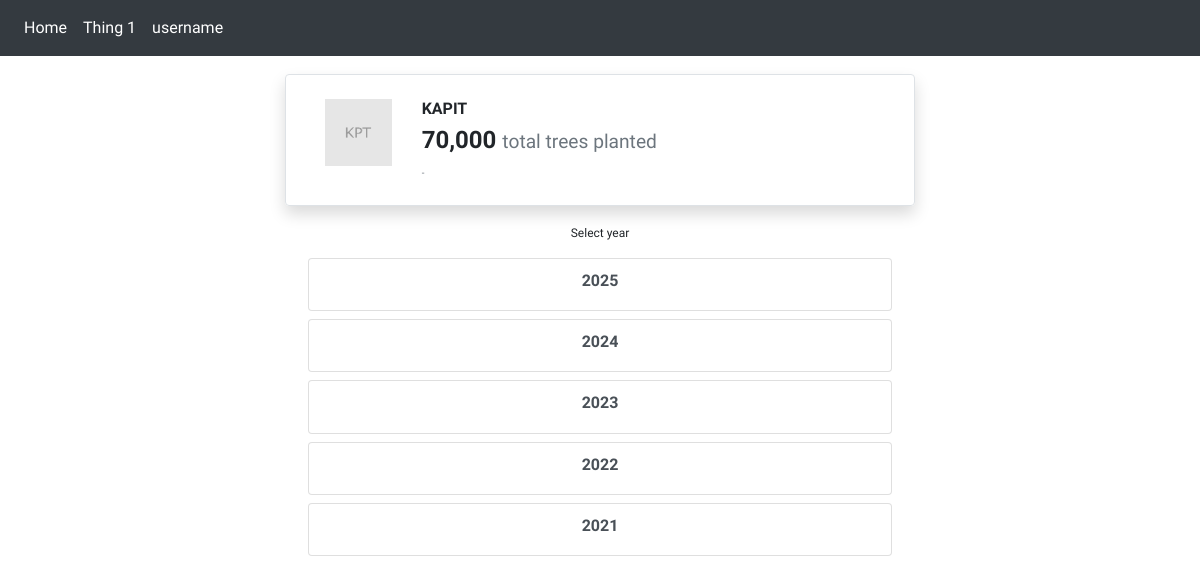
The app's page /kapit_index/, older data.
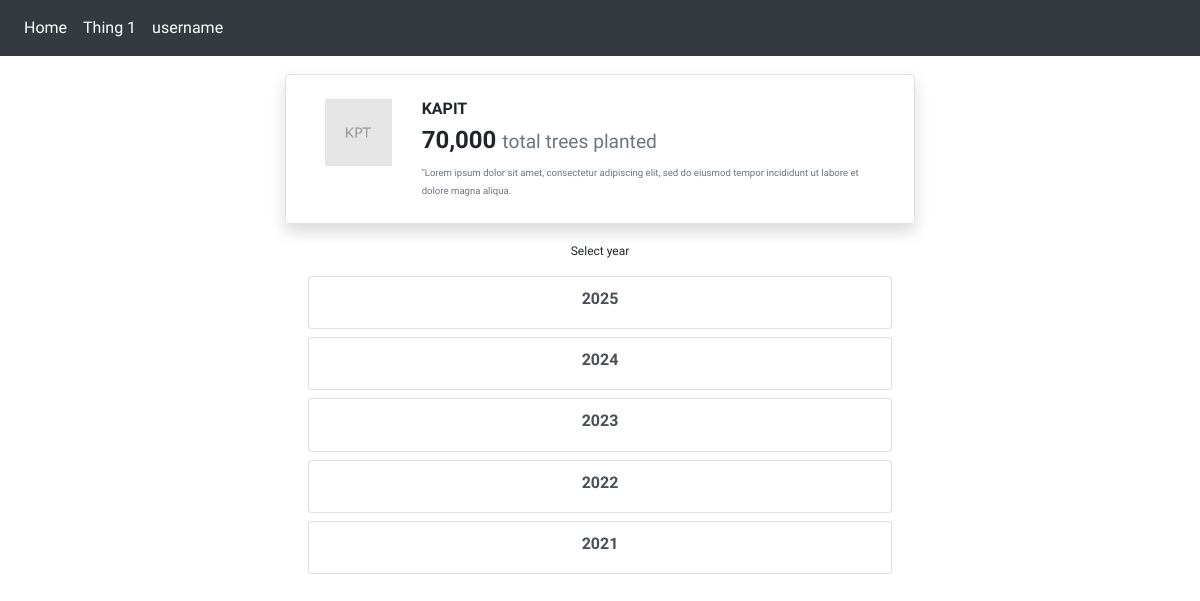
The same page, newer data.
### figure/models.py (models this page shows, shortened)
class FigureByDivision(models.Model):
	division_name = models.CharField(max_length=20, choices=DIVISION_CHOICES, default='KUCHING')
	division_total_trees = models.IntegerField()
	division_description = models.TextField(null=True)
	division_img = models.ImageField('Division Image', null=True, upload_to='division_img/')
	class Meta:
		ordering = ['-division_total_trees']

### figure/views.py (the view)
# urls.py: path('kapit_index/', kapit_index_view, name='kapit_index'),
def kapit_index_view(request):
	kpt_fd = fd_queryset.filter(division_name__icontains='Kapit')
	return render(request, 'figure/kapit_index.html', {'kpt_fd':kpt_fd})

### figure/templates/figure/kapit_index.html (shortened to what this page needs)
{% extends 'base.html' %}
{% block content %}
<br>
<div class="custom-div">
		{% for fd in kpt_fd %}
	<div class="row border rounded shadow p-4">
		<div class="col-2">
			<img class="w-100" src="{{ fd.division_img.url }}">
		</div>
		<div class="col-10">
			<h6>{{ fd.division_name }}</hh6>
			<h4>{{ fd.division_total_trees }} <small class="text-muted">total trees planted</small></h4>
			<small class="text-muted">{{ fd.division_description }}</small>
		</div>
	</div>
	{% endfor %}
	<br>
	<p class="text-center">Select year</p>
	<div class="list-group text-center m-2">
		<a class="list-group-item list-group-item-action flex-column align-items-start" href="{% url 'kapit_2025' %}">
			<h6 class="link-color">2025</h6>
		</a>
	</div>
	<div class="list-group text-center m-2">
		<a class="list-group-item list-group-item-action flex-column align-items-start" href="{% url 'kapit_2024' %}">
			<h6 class="link-color">2024</h6>
		</a>
	</div>
	<div class="list-group text-center m-2">
		<a class="list-group-item list-group-item-action flex-column align-items-start" href="{% url 'kapit_2023' %}">
			<h6 class="link-color">2023</h6>
		</a>
	</div>
	<div class="list-group text-center m-2">
		<a class="list-group-item list-group-item-action flex-column align-items-start" href="{% url 'kapit_2022' %}">
			<h6 class="link-color">2022</h6>
		</a>
	</div>
	<div class="list-group text-center m-2">
		<a class="list-group-item list-group-item-action flex-column align-items-start" href="{% url 'kapit_2021' %}">
			<h6 class="link-color">2021</h6>
		</a>
	</div>
</div>
{% endblock %}

Row changes from the older to the newer data that the page shows:
changed FigureByDivision "KAPIT": division_description "-" → "\"Lorem ipsum dolor sit amet, consectetur adipiscing elit, sed do eiusmod tempor incididunt ut labore et dolore magna aliqua."
